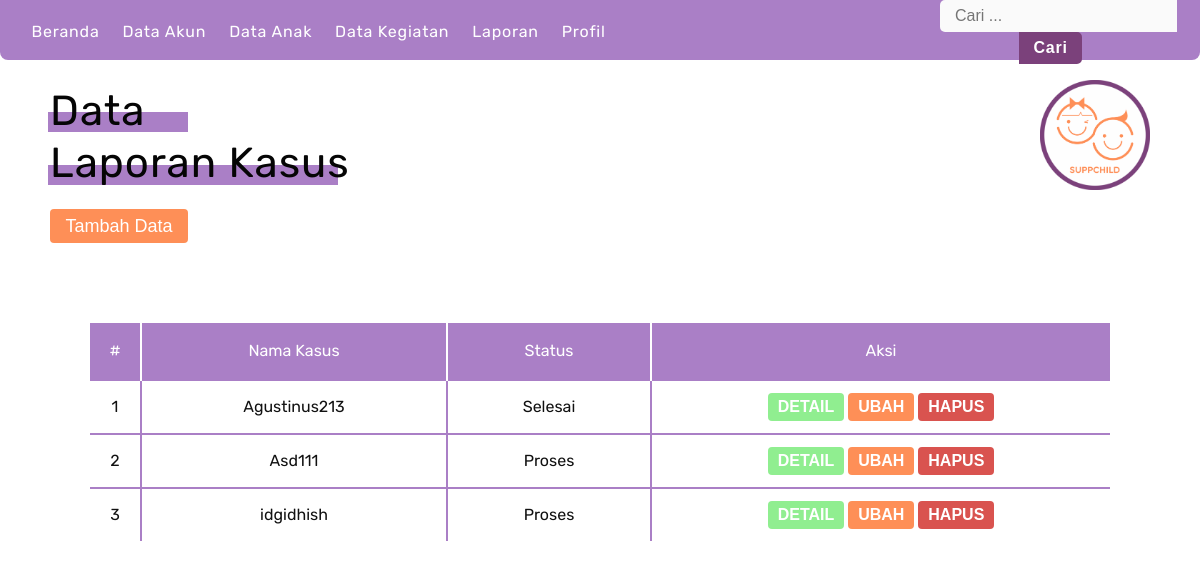
/index.php/laporan, run on the app's committed database.
### tables this page shows
CREATE TABLE `kasus` (
  `id` int(11) NOT NULL,
  `nama` varchar(200) NOT NULL,
  `tempat` varchar(200) NOT NULL,
  `detail` varchar(500) NOT NULL,
  `status` varchar(150) DEFAULT NULL,
  `daerah` varchar(150) NOT NULL
);

### application/controllers/Laporan.php (called while the page is built, shortened)
<?php
class Laporan extends CI_Controller
{
    public function index()
    {
        $this->load->model('Laporan_model');
        $data['kasus'] = $this->Laporan_model->getAllUser();
        $this->load->view('templates/navbar');
        $this->load->view('laporan', $data);
        $this->load->view('templates/footer');
    }
}

### index.php (called while the page is built, shortened)
<?php
require_once BASEPATH.'core/CodeIgniter.php';

### application/models/Laporan_model.php (called while the page is built, shortened)
<?php
class laporan_model extends CI_Model
{
    public function getAllUser()
    {
        return $this->db->get('kasus')->result_array();
    }
}

### application/views/laporan.php (the view, shortened to what this page needs)
<!DOCTYPE html>
<html lang="en">
<head>
    <link rel="stylesheet" href="<?= base_url('assets'); ?>/css/reset.css">
    <link rel="stylesheet" href="<?= base_url('assets'); ?>/css/kegiatanMboh.css">
    <link rel="stylesheet" href="<?= base_url('assets'); ?>../css/downloadButton.css">
    <div class="watermark">
        <img src="<?= base_url('assets'); ?>/assets/img/logo.png" alt="">
    </div>
    <div class="content">
        <div class="judul">
            <h1>Data</h1>
            <span class="line_1"></span>
            <h1>Laporan Kasus</h1>
            <span class="line_2"></span>
            <button class="downloadButton">
                <a href="<?= base_url('LaporanTambah'); ?>">Tambah Data</a>
            </button>
        </div>
        <table cellspacing='0'>
            <thead>
                <tr>
                    <th>#</th>
                    <th>Nama Kasus</th>
                    <th>Status</th>
                    <th>Aksi</th>
                </tr>
            </thead>
            <tbody>
                <?php
                $no = 1;
                foreach ($kasus as $kasus) : ?>
                    <tr>
                        <td><?= $no++ ?></td>
                        <td><?= $kasus['nama'] ?></td>
                        <td><?= $kasus['status'] ?></td>
                        <td>
                            <button style="background-color:lightGreen;"><a style="text-decoration:none;color:white;" href="<?= base_url(); ?>laporan/detail/<?= $kasus['id']; ?>">DETAIL</a></button>
                            <button style="background-color:#fe8f57;"><a style="text-decoration:none;color:white;" href="<?= base_url(); ?>laporan/ubah/<?= $kasus['id']; ?>">UBAH</a></button>
                            <button style="background-color:#d9534f;"id="modalHapus<?= $kasus['id']; ?>">HAPUS</button>
                        </td>
                    </tr>
                <?php endforeach; ?>
            </tbody>
        </table>
        <br><br><br>
    </div>

### assets/css/kegiatanMboh.css (style rules this page uses)
body { color: #050505; box-sizing: border-box; font-family: 'Rubik', sans-serif; text-align: center; }
.content { position: relative; top: 90px; }
.watermark { position: absolute; top: 80px; right: 50px; }
.watermark img { height: 110px; width: auto; }
.judul { display: flex; flex-direction: column; padding: 0px 0px 30px 50px; text-align: left; }
.judul h1 { font-size: 42px; letter-spacing: 1px; color: #050505; margin-bottom: 10px; }
.line_1 { position: absolute; height: 20px; width: 140px; background-color: #AA7FC6; left: 48px; top: 22px; z-index: -1; }
.line_2 { position: absolute; height: 20px; width: 290px; background-color: #AA7FC6; left: 48px; top: 75px; z-index: -1; }
table { color: #111111; background: white; margin: 20px auto; width: 85%; }
table th { padding: 20px 12px; border-left: 2px solid white; background: #AA7FC6; color: white; }
table th:first-child { border-left:none; }
table tr { text-align: center; padding-left: 20px; }
table td:first-child { width: 5%; }
table td:nth-child(2) { width: 30%; }
table td:nth-child(3) { width: 20%; }
table td { padding: 12px 0px 12px 0px; border-top: 2px solid #AA7FC6; border-left: 2px solid #AA7FC6; }
table td:nth-child(1) { border-left: none; }
table button { color: white; border: none; padding: 5px 10px; border-radius: 4px; font-weight: bold; }
table button:nth-child(1) { background-color: #d9534f; }

### assets/css/downloadButton.css (style rules this page uses)
.downloadButton { margin-top: 15px; margin-bottom: 30px; height: 34px; width: 138px; background-color: #fe8f57; border: none; border-radius: 4px; }
.downloadButton a { text-decoration: none; margin-top: 15px; margin-bottom: 30px; height: 34px; width: 138px; font-size: 18px; color: white; border-radius: 4px; }

### data on the page
kasus: nama "Agustinus213", status "Selesai"
kasus: nama "Asd111", status "Proses"
kasus: nama "idgidhish", status "Proses"
